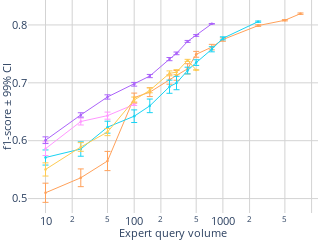

Notebook code cell kept with this figure:
### Code cell
import plotly.graph_objects as go
from plotly.subplots import make_subplots
import numpy as np

import plotly.graph_objects as go
import plotly.express as px

dataset = 'MagicTelescope'

approaches = {
    #'EEneuralcbpside_v5': {'color': [255, 255, 0], 'label': 'EEneuralcbpside_v5'},  # Red
    'IneurAL (official)': {'color': [255, 161, 90], 'label':'IneurAL6'},                    # Yellow
    'IneurAL (less exploration)': {'color': [25, 211, 243], 'label':'IneurAL3'},                    # Cyan
    'Neuronal (official)': {'color': [255, 102, 146], 'label':'neuronal6'},                  # Magenta
    'Neuronal (less exploration)': {'color': [182, 232, 128], 'label':'neuronal3'},                   # Orange
    'Margin': {'color': [255, 151, 255], 'label':'margin'},
    'Cesa': {'color': [254, 203, 82], 'label':'cesa'},
    'Neural-CBP': {'color': [171, 99, 250], 'label': 'EEneuralcbpside_v6'},  # Red
}

thresholds = ['f1_10', 'f1_25', 'f1_50', 'f1_100', 'f1_150',
              'f1_250', 'f1_300', 'f1_400', 'f1_500', 'f1_750', 
              'f1_1000', 'f1_2500', 'f1_5000', 'f1_7500',]

# Create a subplot with 1 row and 2 columns
fig = make_subplots(rows=1, cols=1,) #subplot_titles=("f1-score", "# of labelled observations")

# Add your traces for the first figure to the first subplot
for approach in approaches.keys():
    # ... [your existing code for calculating mean_values, std_values, and color] ...
    mean_values = [] 
    std_values = []
    r,g,b = approaches[approach]['color']
    
    for threshold in thresholds:
        mean_value = df_mean[(df_mean['Dataset'] == dataset) & (df_mean['Approach'] == approach)][threshold].values[0]
        mean_values.append(mean_value)

        std_value = df_std[(df_std['Dataset'] == dataset) & (df_std['Approach'] == approach)][threshold].values[0]
        std_values.append( 2.575 * std_value / n_folds  )
        # std_values.append(  std_value)

    fig.add_trace(go.Scatter(
        x=[10, 25, 50, 100, 150, 250, 300, 400, 500, 750, 1000, 2500, 5000, 7500, 9000], 
        y=mean_values,
        error_y=dict(type='data', array=std_values, visible=True, thickness=1, width=3),
        line=dict(dash='solid', width=1, color='rgba({},{},{},1)'.format(r,g,b)),
        marker=dict(size=2.5),
        name=approach), 
        row=1, col=1)

# Add your traces for the second figure to the second subplot
# for approach in approaches.keys():
#     # ... [your existing code for calculating explo_value, upper, and color] ...
#     r,g,b = approaches[approach]['color']
#     explo_value = explo_final['MLP'][dataset][approach]
#     upper = explo_value + explo2_final['MLP'][dataset][approach]
#     xcoords = np.arange(0,horizon,1).tolist()

#     fig.add_trace(go.Scatter(
#         x=xcoords+xcoords[::-1], 
#         y=upper.tolist()+explo_value.tolist()[::-1],  
#         fill='toself',
#         fillcolor='rgba({},{},{},0.2)'.format(r,g,b),
#         line=dict(color='rgba({},{},{},1)'.format(r,g,b), width=0),
#         hoverinfo="skip"),
#         row=1, col=2)
    
#     fig.add_trace(go.Scatter(
#         x=xcoords, 
#         y=explo_value,
#         line=dict(dash='solid', width=2, color='rgba({},{},{},1)'.format(r,g,b)),
#         name=approach), 
#         row=1, col=2)

# Update layout and axes for the combined figure
siz = 12.5
fig.update_layout(
    width=220,  # Adjusted for two subplots
    height=180,
    plot_bgcolor='white',
    paper_bgcolor='white',
    margin=dict(l=0, r=0, t=0, b=0),
    showlegend=False
)

# Update xaxis and yaxis properties for each subplot
fig.update_xaxes(title_text="Expert query volume", row=1, col=1, gridcolor='lightgrey', tickmode='array', type="log", title_standoff=5, title_font=dict(size=siz-2), tickfont=dict(size=siz-2))
fig.update_yaxes(title_text="f1-score ± 99% CI",  row=1, col=1, gridcolor='lightgrey', #range=[0,1.05]
                 title_standoff=5, title_font=dict(size=siz-2), tickfont=dict(size=siz-2), tickvals=[0, 0.1, 0.2, 0.3, 0.4, 0.5, 0.6, 0.7, 0.8, 0.9, 1] )

# fig.update_xaxes(title_text="Round", row=1, col=2, gridcolor='lightgrey', tickmode='array', title_standoff=5, title_font=dict(size=siz-2), tickfont=dict(size=siz-2))
# fig.update_yaxes(title_text="# of labels ± 99% CI", range=[0,4.5], row=1, col=2, gridcolor='lightgrey',type="log", title_standoff=0, title_font=dict(size=siz-2), tickfont=dict(size=siz-2))

fig.show()

# Save the combined figure as a PDF
# fig.write_image("./figures/combined_{}_{}_{}.pdf".format(case, model, dataset))
fig.write_image("./figures/f1_{}_{}_{}_grid.pdf".format(case, model, dataset))
fig.write_image("./figures/f1_{}_{}_{}_grid.pdf".format(case, model, dataset))

### Figure 1 — Plotly figure (JSON) as saved in the notebook; plotly's stock layout.template omitted (floating-point values rounded to 4 significant figures)
{"data": [{"error_y": {"array": [0.01656, 0.01534, 0.01659, 0.007781, 0.00766, 0.008083, 0.008423, 0.008846, 0.005065, 0.004774, 0.002958, 0.001303, 0.001098, 0.001198], "thickness": 1, "type": "data", "visible": true, "width": 3}, "line": {"color": "rgba(255,161,90,1)", "dash": "solid", "width": 1}, "marker": {"size": 2.5}, "name": "IneurAL (official)", "type": "scatter", "x": [10, 25, 50, 100, 150, 250, 300, 400, 500, 750, 1000, 2500, 5000, 7500, 9000], "xaxis": "x", "y": [0.51, 0.5359, 0.5649, 0.6745, 0.6839, 0.7057, 0.7128, 0.7242, 0.7493, 0.7617, 0.7748, 0.7989, 0.8081, 0.8195], "yaxis": "y"}, {"error_y": {"array": [0.01308, 0.01243, 0.01034, 0.01091, 0.01175, 0.01138, 0.01158, 0.005783, 0.004895, 0.004413, 0.002635, 0.001107, null, null], "thickness": 1, "type": "data", "visible": true, "width": 3}, "line": {"color": "rgba(25,211,243,1)", "dash": "solid", "width": 1}, "marker": {"size": 2.5}, "name": "IneurAL (less exploration)", "type": "scatter", "x": [10, 25, 50, 100, 150, 250, 300, 400, 500, 750, 1000, 2500, 5000, 7500, 9000], "xaxis": "x", "y": [0.571, 0.5856, 0.6234, 0.6423, 0.6602, 0.6933, 0.6997, 0.7212, 0.735, 0.758, 0.7769, 0.8057, null, null], "yaxis": "y"}, {"error_y": {"array": [null, null, null, null, null, null, null, null, null, null, null, null, null, null], "thickness": 1, "type": "data", "visible": true, "width": 3}, "line": {"color": "rgba(255,102,146,1)", "dash": "solid", "width": 1}, "marker": {"size": 2.5}, "name": "Neuronal (official)", "type": "scatter", "x": [10, 25, 50, 100, 150, 250, 300, 400, 500, 750, 1000, 2500, 5000, 7500, 9000], "xaxis": "x", "y": [null, null, null, null, null, null, null, null, null, null, null, null, null, null], "yaxis": "y"}, {"error_y": {"array": [null, null, null, null, null, null, null, null, null, null, null, null, null, null], "thickness": 1, "type": "data", "visible": true, "width": 3}, "line": {"color": "rgba(182,232,128,1)", "dash": "solid", "width": 1}, "marker": {"size": 2.5}, "name": "Neuronal (less exploration)", "type": "scatter", "x": [10, 25, 50, 100, 150, 250, 300, 400, 500, 750, 1000, 2500, 5000, 7500, 9000], "xaxis": "x", "y": [null, null, null, null, null, null, null, null, null, null, null, null, null, null], "yaxis": "y"}, {"error_y": {"array": [0.0118, 0.006009, 0.006142, 0.001754, null, null, null, null, null, null, null, null, null, null], "thickness": 1, "type": "data", "visible": true, "width": 3}, "line": {"color": "rgba(255,151,255,1)", "dash": "solid", "width": 1}, "marker": {"size": 2.5}, "name": "Margin", "type": "scatter", "x": [10, 25, 50, 100, 150, 250, 300, 400, 500, 750, 1000, 2500, 5000, 7500, 9000], "xaxis": "x", "y": [0.5862, 0.6331, 0.6433, 0.6626, null, null, null, null, null, null, null, null, null, null], "yaxis": "y"}, {"error_y": {"array": [0.0114, 0.007492, 0.006225, 0.005049, 0.004242, 0.004273, 0.004259, 0.001797, null, null, null, null, null, null], "thickness": 1, "type": "data", "visible": true, "width": 3}, "line": {"color": "rgba(254,203,82,1)", "dash": "solid", "width": 1}, "marker": {"size": 2.5}, "name": "Cesa", "type": "scatter", "x": [10, 25, 50, 100, 150, 250, 300, 400, 500, 750, 1000, 2500, 5000, 7500, 9000], "xaxis": "x", "y": [0.5503, 0.5891, 0.615, 0.6704, 0.687, 0.7163, 0.7185, 0.7388, 0.7222, null, null, null, null, null], "yaxis": "y"}, {"error_y": {"array": [0.005786, 0.003764, 0.003718, 0.003208, 0.002772, 0.002735, 0.002291, 0.001665, 0.001552, 0.0004491, null, null, null, null], "thickness": 1, "type": "data", "visible": true, "width": 3}, "line": {"color": "rgba(171,99,250,1)", "dash": "solid", "width": 1}, "marker": {"size": 2.5}, "name": "Neural-CBP", "type": "scatter", "x": [10, 25, 50, 100, 150, 250, 300, 400, 500, 750, 1000, 2500, 5000, 7500, 9000], "xaxis": "x", "y": [0.6009, 0.6445, 0.6756, 0.6975, 0.7117, 0.741, 0.7509, 0.7716, 0.7818, 0.802, null, null, null, null], "yaxis": "y"}], "layout": {"height": 180, "margin": {"b": 0, "l": 0, "r": 0, "t": 0}, "paper_bgcolor": "white", "plot_bgcolor": "white", "showlegend": false, "width": 220, "xaxis": {"anchor": "y", "domain": [0, 1], "gridcolor": "lightgrey", "tickfont": {"size": 10.5}, "tickmode": "array", "title": {"font": {"size": 10.5}, "standoff": 5, "text": "Expert query volume"}, "type": "log"}, "yaxis": {"anchor": "x", "domain": [0, 1], "gridcolor": "lightgrey", "tickfont": {"size": 10.5}, "tickvals": [0, 0.1, 0.2, 0.3, 0.4, 0.5, 0.6, 0.7, 0.8, 0.9, 1], "title": {"font": {"size": 10.5}, "standoff": 5, "text": "f1-score ± 99% CI"}}}}
